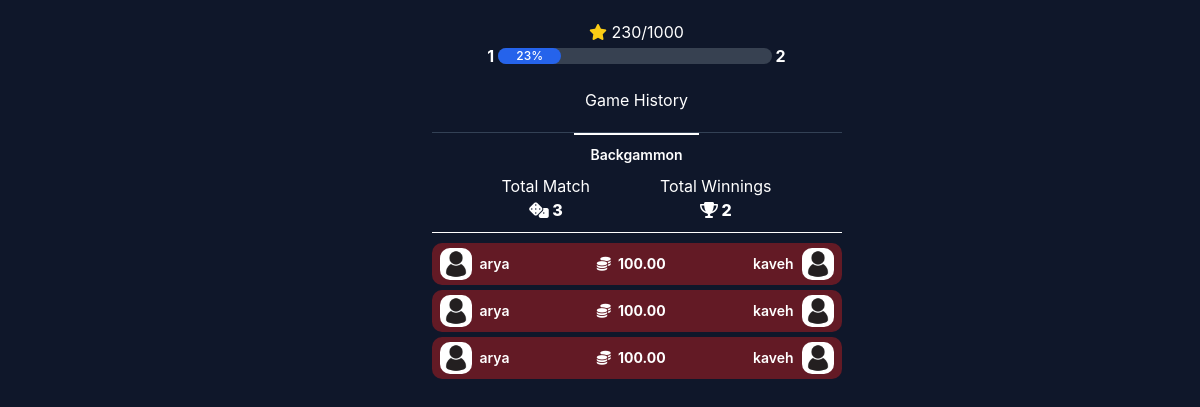
Before: /users/profile/ (signed in) with the older database file.
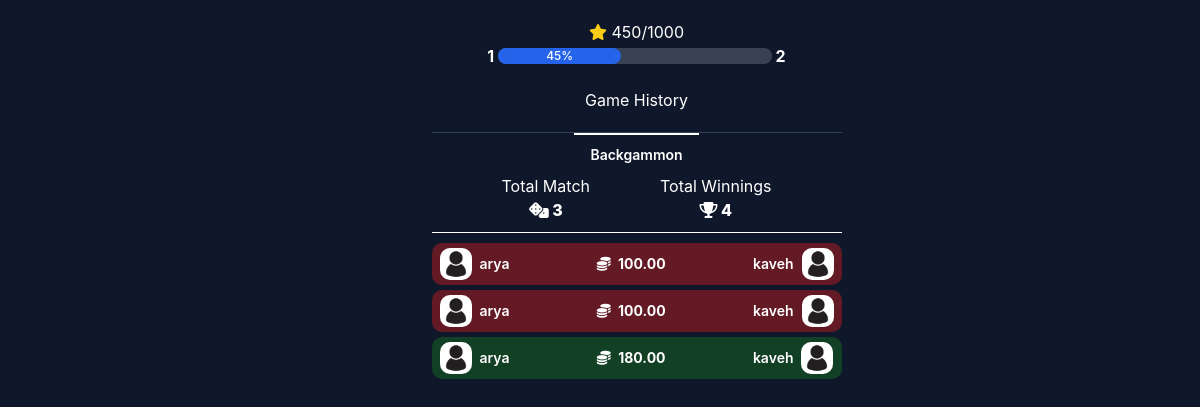
After: the same page with the newer database file.
### players/models.py (models this page shows, shortened)
class GameHistory(models.Model):
    STATUS_CHOICES = (
        ('win', 'Win'),
        ('lose', 'Lose'),
    )
    user1 = models.ForeignKey(User, related_name='games_as_user1', on_delete=models.CASCADE)  # بازیکن اصلی
    user2 = models.ForeignKey(User, related_name='games_as_user2', on_delete=models.CASCADE)  # حریف
    status = models.CharField(max_length=4, choices=STATUS_CHOICES)  # وضعیت بازی (Win یا Lose)
    table = models.ForeignKey(GameTable, on_delete=models.CASCADE)  # لینک به یکی از objectهای GameTable
    created_time = models.DateTimeField(auto_now_add=True)  # زمان اتمام بازی
    class Meta:
        db_table = "game_history's"
        verbose_name = 'Game_History'
        verbose_name_plural = "Game_History's"

class User(AbstractUser, PermissionsMixin):
    username = models.CharField(verbose_name="username", max_length=150, unique=True)
    password = models.CharField(verbose_name="password", max_length=128)
    user_id = models.CharField(verbose_name="Tel_ID", max_length=128, unique=True)
    name = models.CharField(verbose_name="name", max_length=100, blank=True, null=True)
    avatar = models.ImageField(default="profile-default.jpg", upload_to=profile_images, blank=True, null=True)
    level = models.IntegerField(verbose_name="level", default=1)
    level_xp = models.IntegerField(verbose_name="level xp", default=0)
    game_token = models.FloatField(verbose_name="game token", default=0)  # مقدار ثابت اولیه توکن
    referral_code = models.CharField(verbose_name="referral code", max_length=10, unique=True, blank=True)
    referral_profit = models.FloatField(verbose_name="referral profit token", default=0)
    is_staff = models.BooleanField(verbose_name='staff status', default=False,
                                   help_text='Designates whether the user can log into this admin site.')
    is_active = models.BooleanField(verbose_name='active', default=True,
                                    help_text='Designates whether this user should be treated as active. '
                                              'Unselect this instead of deleting accounts.')
    date_joined = models.DateTimeField(verbose_name='date joined', default=timezone.now)
    last_seen = models.DateTimeField(verbose_name='last seen date', null=True)
    backgammon_game_wins = models.IntegerField(default=0)
    objects = UserManager()
    USERNAME_FIELD = 'username'  # فیلدی که برای ورود استفاده می‌شود
    REQUIRED_FIELDS = []  # فیلدهای دیگری که هنگام ساخت سوپر یوزر نیاز است
    class Meta:
        db_table = 'users'
        verbose_name = 'User'
        verbose_name_plural = 'Users'
    def __str__(self):
        return self.username
    def save(self, *args, **kwargs):
        if not self.referral_code:
            self.referral_code = self.generate_unique_referral_code()
        super().save(*args, **kwargs)

### back_game/models.py (models this page shows, shortened)
class GameTable(models.Model):
    name = models.CharField(max_length=255)
    fee = models.IntegerField()
    image = models.ImageField(upload_to="table_images/")
    xp_for_winner = models.IntegerField()
    xp_for_loser = models.IntegerField()
    is_active = models.BooleanField(default=False)
    created_time = models.DateTimeField(auto_now_add=True)
    updated_time = models.DateTimeField(auto_now=True)
    percent_for_winner = models.IntegerField(default=90)
    percent_for_left_user_winner = models.IntegerField(default=70)
    class Meta:
        verbose_name = "Game_Table"
        verbose_name_plural = "Game_Tables"
    def get_winner_prize(self):
        prize = (2 * self.fee) * (self.percent_for_winner / 100)
        return prize

### players/views.py (the view)
# urls.py: path('profile/', profile_page, name="profile_page")
def profile_page(request):
    my_user = get_object_or_404(User, username=request.user)
    back_game = GameHistory.objects.filter(user1=my_user).reverse()
    total_back_matches = back_game.count()
    current_lvl = calculate_level(my_user.level_xp)
    next_lvl = current_lvl + 1
    my_user.level = current_lvl
    my_user.save()
    pool_lvl = current_lvl * 1000
    pool_fill = my_user.level_xp
    for i in range(current_lvl):
        x = i
        pool_fill -= (x * 1000)
    bar_percent = int((pool_fill * 100) / pool_lvl)
    context = {
        "back_game_history": back_game,
        "total_back_matches": total_back_matches,
        "total_back_wins": my_user.backgammon_game_wins,
        "current_lvl": current_lvl,
        "next_lvl": next_lvl,
        "pool_lvl": pool_lvl,
        "pool_fill": pool_fill,
        "bar_percent": bar_percent
    }
    return render(request, "profile_page.html", context=context)

### home/templatetags/custom_tags.py (called while the page is built)
@register.simple_tag
def versioned_static(path):
    return f"{settings.STATIC_URL}{path}?v={settings.STATIC_VERSION}"

### home/views.py (called while the page is built)
def calculate_level(level_xp):
    level = 1
    xp_threshold = 1000  # شروع از لول 2
    while level_xp >= xp_threshold:
        level += 1
        xp_threshold += 1000 * level
    return level

### players/templates/profile_page.html (shortened to what this page needs)
{% extends "base.html" %}
{% load custom_tags %}
{% block content %}
    <div id="wrapper">
        <main class="2xl:ml-[--w-side] xl:ml-[--w-side-md] md:ml-[--w-side-small]">
            <div class="main__inner" style="padding-top: 0">
                <div class="level-box">
                    <p><i class="fa-solid fa-star text-yellow-400"></i> <span>{{ pool_fill }}</span>/<span>{{ pool_lvl }}</span></p>
                    <div class="w-full flex items-center justify-center">
                        <p class="font-bold mr-1">{{ current_lvl }}</p>
                        <div class="w-2/3 bg-yellow-500 rounded-full dark:bg-gray-700">
                            <div class="bg-blue-600 text-xs font-medium text-blue-100 text-center leading-none rounded-full"
                                 style="width: {{ bar_percent }}%">
                                {{ bar_percent }}%
                            </div>
                        </div>
                        <p class="font-bold ml-1">{{ next_lvl }}</p>
                    </div>
                </div>
                <div class="level-box">
                    <h4>Game History</h4>
                </div>
                <div>
                    <div uk-sticky="cls-active: bg-slate-100/60 z-30 backdrop-blur-lg px-4 dark:bg-slate-800/60; start: 500; animation: uk-animation-slide-top"
                         class="uk-sticky">
                        <nav class="text-sm text-center text-gray-500 capitalize font-semibold dark:text-white">
                            <ul class="flex gap-2 justify-center border-t dark:border-slate-700"
                                uk-switcher="connect: #backgammon_tap ; animation: uk-animation-fade, uk-animation-slide-left-medium">
                                <li class="uk-active">
                                    <a href="#"
                                       class="flex items-center p-4 py-2.5 -mb-px border-t-2 border-transparent aria-expanded:text-black aria-expanded:border-black aria-expanded:dark:text-white aria-expanded:dark:border-white"
                                       aria-expanded="true">
                                        Backgammon
                                    </a>
                                </li>
                            </ul>
                        </nav>
                    </div>
                    <div id="backgammon_tap">
                        <div class="match-details-box">
                            <div>
                                <p>Total Match</p>
                                <p class="text-center font-extrabold"><i class="fa-solid fa-dice"></i> {{ total_back_matches }}</p>
                            </div>
                            <div>
                                <p>Total Winnings</p>
                                <p class="text-center font-extrabold"><i class="fa-solid fa-trophy"></i> {{ total_back_wins }}</p>
                            </div>
                        </div>
                        <div class="match-list">
                            {% for game in back_game_history reversed %}
                                <div class="matches {% if game.status == "win" %}win-bg{% else %}lose-bg{% endif %}">
                                    <div class="inline-pic-my">
                                        {% if not game.user1.avatar %}
                                            <img src="{% versioned_static "images/profile-default.jpg" %}" alt=""
                                                 class="bg-gray-200 match-pic ml-2 mr-2">
                                        {% else %}
                                            <img src="{{ game.user1.avatar.url }}" alt="" class="bg-gray-200 match-pic ml-2 mr-2">
                                        {% endif %}
                                        <h4 class="font-semibold text-sm text-black dark:text-white text-left">{{ game.user1.name }}</h4>
                                    </div>
                                    <div class="match-status">
                                        <p class="font-bold text-sm">
                                            <i class="fa-solid fa-coins mr-1"></i>
                                            {% if game.status == "win" %}{{ game.table.get_winner_prize|floatformat:2 }}
                                            {% else %}
                                            {{ game.table.fee|floatformat:2 }}
                                            {% endif %}
                                        </p>
                                    </div>
                                    <div class="inline-pic-enemy">
                                        {% if not game.user2.avatar %}
                                            <img src="{% versioned_static "images/profile-default.jpg" %}" alt=""
                                                 class="bg-gray-200 match-pic ml-2 mr-2">
                                        {% else %}
                                            <img src="{{ game.user2.avatar.url }}" alt="" class="bg-gray-200 match-pic ml-2 mr-2">
                                        {% endif %}
                                        <h4 class="font-semibold text-sm text-black dark:text-white text-right">{{ game.user2.name }}</h4>
                                    </div>
                                </div>
                            {% endfor %}
                        </div>
                    </div>
                </div>
            </div>
        </main>
    </div>
{% endblock %}

### templates/base.html (shortened to what this page needs)
{% load static %}
{% load render_partial %}
{% load custom_tags %}
<!DOCTYPE html>
<html lang="en">
<head>
    {% include 'header_ref.html' %}
</head>
<body>
{% block content %}
{% endblock %}
</body>
</html>

### templates/header_ref.html (shortened to what this page needs)
{% load static %}
{% load custom_tags %}
<link rel="stylesheet" href="{% versioned_static "css/tailwind.css" %}">
<link rel="stylesheet" href="{% versioned_static "css/style.css" %}">
<link rel="stylesheet" href="{% versioned_static "css/home_page.css" %}">
<link rel="stylesheet" href="{% versioned_static "css/profile_page.css" %}">
<link rel="stylesheet" href="https://cdnjs.cloudflare.com/ajax/libs/font-awesome/6.4.0/css/all.min.css">

### templates/footer_ref.html (shortened to what this page needs)
{% load static %}
{% load custom_tags %}

### static/css/profile_page.css (style rules this page uses)
.level-box { margin: 20px 0 20px 0px; display: flex; justify-content: center; flex-direction: column; align-items: center; }
.match-details-box { display: flex; justify-content: space-evenly; border-bottom: 1px solid; margin-bottom: 10px; padding-bottom: 10px; }
.matches { display: flex; justify-content: space-between; border-radius: 10px; padding: 5px 0 5px 0; margin-top: 5px; }
.win-bg { background-color: #1dc1163d; }
.lose-bg { background-color: #e01e1e66; }
.inline-pic-my { display: flex; flex-direction: row; align-items: center; }
.inline-pic-enemy { display: flex; flex-direction: row-reverse; align-items: center; }
.match-pic { border-radius: 10px; width: 2rem; height: 2rem; }
.match-status { display: flex; flex-direction: column; justify-content: center; }

Changed rows visible on the page:
removed GameHistory: user1.name "arya", table.fee "100.00", user2.name "kaveh"
added GameHistory: user1.name "arya", table.get_winner_prize "180.00", user2.name "kaveh", status "win" (drawn)
Other visible differences:
{{ pool_fill }}: "230" → "450"
{{ bar_percent }}: 23 → 45 (drawn)
{{ bar_percent }}: "23" → "45"
{{ total_back_wins }}: "2" → "4"
